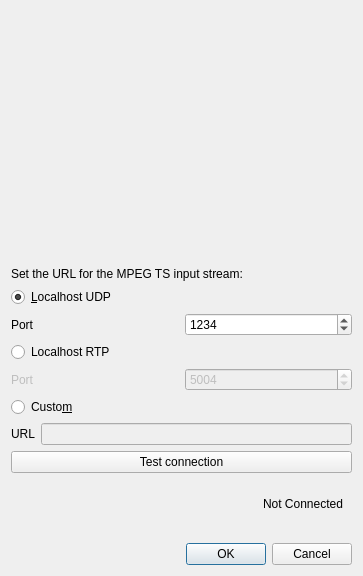
<?xml version="1.0" encoding="UTF-8"?>
<ui version="4.0">
 <class>VideoStreamDialog</class>
 <widget class="QDialog" name="VideoStreamDialog">
  <property name="geometry">
   <rect>
    <x>0</x>
    <y>0</y>
    <width>363</width>
    <height>576</height>
   </rect>
  </property>
  <property name="windowTitle">
   <string>GLMixer - New Network Source</string>
  </property>
  <property name="windowIcon">
   <iconset resource="../icons.qrc">
    <normaloff>:/glmixer/icons/networkstream.png</normaloff>:/glmixer/icons/networkstream.png</iconset>
  </property>
  <layout class="QVBoxLayout" name="verticalLayout">
   <item>
    <widget class="SourceDisplayWidget" name="preview" native="true">
     <property name="sizePolicy">
      <sizepolicy hsizetype="Preferred" vsizetype="Expanding">
       <horstretch>0</horstretch>
       <verstretch>0</verstretch>
      </sizepolicy>
     </property>
    </widget>
   </item>
   <item>
    <layout class="QHBoxLayout" name="horizontalLayout_5">
     <item>
      <widget class="QLabel" name="label_3">
       <property name="sizePolicy">
        <sizepolicy hsizetype="Expanding" vsizetype="Preferred">
         <horstretch>0</horstretch>
         <verstretch>0</verstretch>
        </sizepolicy>
       </property>
       <property name="text">
        <string>Set the URL for the MPEG TS input stream:</string>
       </property>
      </widget>
     </item>
     <item>
      <widget class="QLabel" name="label_8">
       <property name="toolTip">
        <string>&lt;html&gt;&lt;head/&gt;&lt;body&gt;&lt;p&gt;Indicate the URL of the MPEG Transport Stream (TS) which is broadcasted over User Datagram Protocol (UDP) or Real-time Transport Protocol (RTP).&lt;/p&gt;&lt;/body&gt;&lt;/html&gt;</string>
       </property>
       <property name="pixmap">
        <pixmap resource="../icons.qrc">:/glmixer/icons/info.png</pixmap>
       </property>
       <property name="alignment">
        <set>Qt::AlignRight|Qt::AlignTrailing|Qt::AlignVCenter</set>
       </property>
      </widget>
     </item>
    </layout>
   </item>
   <item>
    <widget class="QWidget" name="widget_2" native="true">
     <layout class="QVBoxLayout" name="verticalLayout_2">
      <property name="leftMargin">
       <number>0</number>
      </property>
      <property name="topMargin">
       <number>0</number>
      </property>
      <property name="rightMargin">
       <number>0</number>
      </property>
      <item>
       <widget class="QRadioButton" name="UDPStream">
        <property name="text">
         <string>&amp;Localhost UDP</string>
        </property>
        <property name="checked">
         <bool>true</bool>
        </property>
       </widget>
      </item>
      <item>
       <layout class="QHBoxLayout" name="udpLayout">
        <item>
         <widget class="QLabel" name="label">
          <property name="text">
           <string>Port</string>
          </property>
          <property name="buddy">
           <cstring>UDPPort</cstring>
          </property>
         </widget>
        </item>
        <item>
         <widget class="QSpinBox" name="UDPPort">
          <property name="minimum">
           <number>1000</number>
          </property>
          <property name="maximum">
           <number>5000</number>
          </property>
          <property name="singleStep">
           <number>100</number>
          </property>
          <property name="value">
           <number>1234</number>
          </property>
         </widget>
        </item>
       </layout>
      </item>
      <item>
       <widget class="QRadioButton" name="RTPStream">
        <property name="text">
         <string>Localhost RTP</string>
        </property>
       </widget>
      </item>
      <item>
       <layout class="QHBoxLayout" name="rtpLayout">
        <item>
         <widget class="QLabel" name="label_2">
          <property name="enabled">
           <bool>false</bool>
          </property>
          <property name="text">
           <string>Port</string>
          </property>
          <property name="buddy">
           <cstring>RTPPort</cstring>
          </property>
         </widget>
        </item>
        <item>
         <widget class="QSpinBox" name="RTPPort">
          <property name="enabled">
           <bool>false</bool>
          </property>
          <property name="minimum">
           <number>1000</number>
          </property>
          <property name="maximum">
           <number>6000</number>
          </property>
          <property name="singleStep">
           <number>100</number>
          </property>
          <property name="value">
           <number>5004</number>
          </property>
         </widget>
        </item>
       </layout>
      </item>
      <item>
       <widget class="QRadioButton" name="customStream">
        <property name="text">
         <string>Custo&amp;m</string>
        </property>
       </widget>
      </item>
      <item>
       <layout class="QHBoxLayout" name="horizontalLayout">
        <item>
         <widget class="QLabel" name="label_4">
          <property name="text">
           <string>URL</string>
          </property>
         </widget>
        </item>
        <item>
         <widget class="QLineEdit" name="URL">
          <property name="enabled">
           <bool>false</bool>
          </property>
         </widget>
        </item>
       </layout>
      </item>
      <item>
       <widget class="QPushButton" name="connect">
        <property name="text">
         <string>Test connection</string>
        </property>
       </widget>
      </item>
      <item>
       <widget class="QStackedWidget" name="info">
        <property name="currentIndex">
         <number>0</number>
        </property>
        <widget class="QWidget" name="page">
         <layout class="QHBoxLayout" name="horizontalLayout_2">
          <item>
           <widget class="QLabel" name="label_6">
            <property name="text">
             <string/>
            </property>
            <property name="pixmap">
             <pixmap resource="../icons.qrc">:/glmixer/icons/fileclose.png</pixmap>
            </property>
           </widget>
          </item>
          <item>
           <widget class="QLabel" name="label_5">
            <property name="text">
             <string>Not Connected</string>
            </property>
            <property name="alignment">
             <set>Qt::AlignRight|Qt::AlignTrailing|Qt::AlignVCenter</set>
            </property>
           </widget>
          </item>
         </layout>
        </widget>
        <widget class="QWidget" name="page_4">
         <layout class="QHBoxLayout" name="horizontalLayout_6">
          <item>
           <widget class="QLabel" name="label_13">
            <property name="text">
             <string/>
            </property>
            <property name="pixmap">
             <pixmap resource="../icons.qrc">:/glmixer/icons/question.png</pixmap>
            </property>
           </widget>
          </item>
          <item>
           <widget class="QLabel" name="label_12">
            <property name="text">
             <string>Trying to connect...</string>
            </property>
            <property name="alignment">
             <set>Qt::AlignRight|Qt::AlignTrailing|Qt::AlignVCenter</set>
            </property>
           </widget>
          </item>
         </layout>
        </widget>
        <widget class="QWidget" name="page_3">
         <layout class="QHBoxLayout" name="horizontalLayout_3">
          <item>
           <widget class="QPushButton" name="disconnect">
            <property name="text">
             <string>Disconnect</string>
            </property>
           </widget>
          </item>
          <item>
           <widget class="QLabel" name="label_7">
            <property name="layoutDirection">
             <enum>Qt::LeftToRight</enum>
            </property>
            <property name="text">
             <string>Connected!</string>
            </property>
            <property name="textFormat">
             <enum>Qt::PlainText</enum>
            </property>
            <property name="alignment">
             <set>Qt::AlignRight|Qt::AlignTrailing|Qt::AlignVCenter</set>
            </property>
           </widget>
          </item>
         </layout>
        </widget>
        <widget class="QWidget" name="page_2">
         <layout class="QHBoxLayout" name="horizontalLayout_4">
          <item>
           <widget class="QLabel" name="label_10">
            <property name="text">
             <string/>
            </property>
            <property name="pixmap">
             <pixmap resource="../icons.qrc">:/glmixer/icons/warning.png</pixmap>
            </property>
           </widget>
          </item>
          <item>
           <widget class="QLabel" name="label_9">
            <property name="text">
             <string>Could not connect</string>
            </property>
            <property name="alignment">
             <set>Qt::AlignRight|Qt::AlignTrailing|Qt::AlignVCenter</set>
            </property>
           </widget>
          </item>
         </layout>
        </widget>
       </widget>
      </item>
     </layout>
    </widget>
   </item>
   <item>
    <widget class="QDialogButtonBox" name="buttonBox">
     <property name="orientation">
      <enum>Qt::Horizontal</enum>
     </property>
     <property name="standardButtons">
      <set>QDialogButtonBox::Cancel|QDialogButtonBox::Ok</set>
     </property>
    </widget>
   </item>
  </layout>
 </widget>
 <customwidgets>
  <customwidget>
   <class>SourceDisplayWidget</class>
   <extends>QWidget</extends>
   <header>SourceDisplayWidget.h</header>
   <container>1</container>
  </customwidget>
 </customwidgets>
 <resources>
  <include location="../icons.qrc"/>
 </resources>
 <connections>
  <connection>
   <sender>buttonBox</sender>
   <signal>accepted()</signal>
   <receiver>VideoStreamDialog</receiver>
   <slot>accept()</slot>
   <hints>
    <hint type="sourcelabel">
     <x>246</x>
     <y>543</y>
    </hint>
    <hint type="destinationlabel">
     <x>157</x>
     <y>274</y>
    </hint>
   </hints>
  </connection>
  <connection>
   <sender>buttonBox</sender>
   <signal>rejected()</signal>
   <receiver>VideoStreamDialog</receiver>
   <slot>reject()</slot>
   <hints>
    <hint type="sourcelabel">
     <x>300</x>
     <y>543</y>
    </hint>
    <hint type="destinationlabel">
     <x>286</x>
     <y>274</y>
    </hint>
   </hints>
  </connection>
  <connection>
   <sender>customStream</sender>
   <signal>toggled(bool)</signal>
   <receiver>URL</receiver>
   <slot>setEnabled(bool)</slot>
   <hints>
    <hint type="sourcelabel">
     <x>141</x>
     <y>376</y>
    </hint>
    <hint type="destinationlabel">
     <x>208</x>
     <y>405</y>
    </hint>
   </hints>
  </connection>
  <connection>
   <sender>RTPStream</sender>
   <signal>toggled(bool)</signal>
   <receiver>RTPPort</receiver>
   <slot>setEnabled(bool)</slot>
   <hints>
    <hint type="sourcelabel">
     <x>204</x>
     <y>319</y>
    </hint>
    <hint type="destinationlabel">
     <x>329</x>
     <y>349</y>
    </hint>
   </hints>
  </connection>
  <connection>
   <sender>RTPStream</sender>
   <signal>toggled(bool)</signal>
   <receiver>label_2</receiver>
   <slot>setEnabled(bool)</slot>
   <hints>
    <hint type="sourcelabel">
     <x>105</x>
     <y>319</y>
    </hint>
    <hint type="destinationlabel">
     <x>107</x>
     <y>349</y>
    </hint>
   </hints>
  </connection>
  <connection>
   <sender>UDPStream</sender>
   <signal>toggled(bool)</signal>
   <receiver>label</receiver>
   <slot>setEnabled(bool)</slot>
   <hints>
    <hint type="sourcelabel">
     <x>136</x>
     <y>262</y>
    </hint>
    <hint type="destinationlabel">
     <x>136</x>
     <y>292</y>
    </hint>
   </hints>
  </connection>
  <connection>
   <sender>UDPStream</sender>
   <signal>toggled(bool)</signal>
   <receiver>UDPPort</receiver>
   <slot>setEnabled(bool)</slot>
   <hints>
    <hint type="sourcelabel">
     <x>275</x>
     <y>262</y>
    </hint>
    <hint type="destinationlabel">
     <x>329</x>
     <y>292</y>
    </hint>
   </hints>
  </connection>
  <connection>
   <sender>UDPStream</sender>
   <signal>clicked()</signal>
   <receiver>VideoStreamDialog</receiver>
   <slot>updateURL()</slot>
   <hints>
    <hint type="sourcelabel">
     <x>258</x>
     <y>262</y>
    </hint>
    <hint type="destinationlabel">
     <x>339</x>
     <y>184</y>
    </hint>
   </hints>
  </connection>
  <connection>
   <sender>RTPStream</sender>
   <signal>clicked()</signal>
   <receiver>VideoStreamDialog</receiver>
   <slot>updateURL()</slot>
   <hints>
    <hint type="sourcelabel">
     <x>275</x>
     <y>319</y>
    </hint>
    <hint type="destinationlabel">
     <x>343</x>
     <y>236</y>
    </hint>
   </hints>
  </connection>
  <connection>
   <sender>connect</sender>
   <signal>clicked()</signal>
   <receiver>VideoStreamDialog</receiver>
   <slot>updateSourcePreview()</slot>
   <hints>
    <hint type="sourcelabel">
     <x>279</x>
     <y>434</y>
    </hint>
    <hint type="destinationlabel">
     <x>326</x>
     <y>351</y>
    </hint>
   </hints>
  </connection>
  <connection>
   <sender>UDPPort</sender>
   <signal>editingFinished()</signal>
   <receiver>VideoStreamDialog</receiver>
   <slot>updateURL()</slot>
   <hints>
    <hint type="sourcelabel">
     <x>329</x>
     <y>292</y>
    </hint>
    <hint type="destinationlabel">
     <x>360</x>
     <y>213</y>
    </hint>
   </hints>
  </connection>
  <connection>
   <sender>RTPPort</sender>
   <signal>editingFinished()</signal>
   <receiver>VideoStreamDialog</receiver>
   <slot>updateURL()</slot>
   <hints>
    <hint type="sourcelabel">
     <x>329</x>
     <y>349</y>
    </hint>
    <hint type="destinationlabel">
     <x>332</x>
     <y>270</y>
    </hint>
   </hints>
  </connection>
  <connection>
   <sender>UDPPort</sender>
   <signal>valueChanged(int)</signal>
   <receiver>VideoStreamDialog</receiver>
   <slot>updateURL()</slot>
   <hints>
    <hint type="sourcelabel">
     <x>329</x>
     <y>292</y>
    </hint>
    <hint type="destinationlabel">
     <x>497</x>
     <y>215</y>
    </hint>
   </hints>
  </connection>
  <connection>
   <sender>RTPPort</sender>
   <signal>valueChanged(int)</signal>
   <receiver>VideoStreamDialog</receiver>
   <slot>updateURL()</slot>
   <hints>
    <hint type="sourcelabel">
     <x>329</x>
     <y>349</y>
    </hint>
    <hint type="destinationlabel">
     <x>320</x>
     <y>254</y>
    </hint>
   </hints>
  </connection>
  <connection>
   <sender>disconnect</sender>
   <signal>clicked()</signal>
   <receiver>VideoStreamDialog</receiver>
   <slot>cancelSourcePreview()</slot>
   <hints>
    <hint type="sourcelabel">
     <x>64</x>
     <y>461</y>
    </hint>
    <hint type="destinationlabel">
     <x>-15</x>
     <y>363</y>
    </hint>
   </hints>
  </connection>
 </connections>
 <slots>
  <slot>updateSourcePreview()</slot>
  <slot>updateURL()</slot>
  <slot>cancelSourcePreview()</slot>
 </slots>
</ui>
